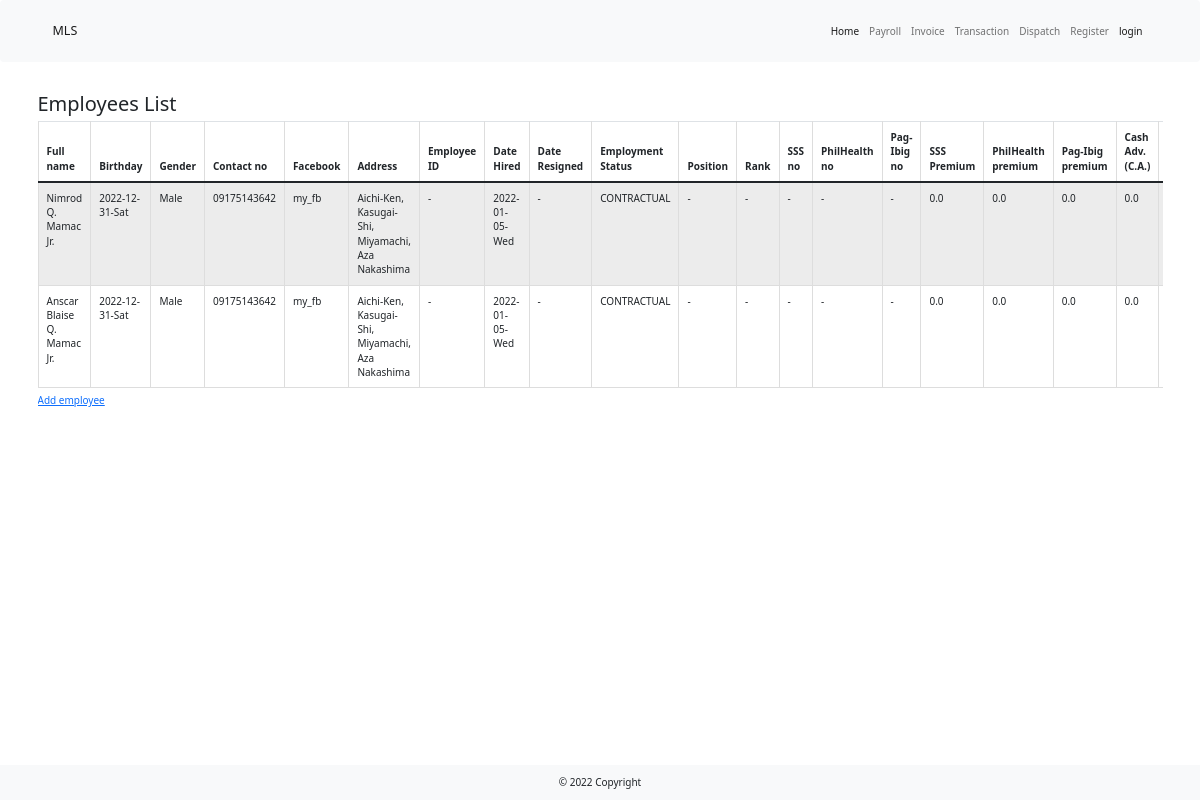
Screenshot of /employee_list with the database file from the repository.
### main.py (models this page shows)
class EmployeeProfileTable(UserMixin, db.Model):
    __tablename__ = "employee"
    id = db.Column(db.Integer, primary_key=True, unique=True)
    first_name = db.Column(db.String(100), nullable=False)
    middle_name = db.Column(db.String(100), nullable=False)
    last_name = db.Column(db.String(100), nullable=False)
    extn_name = db.Column(db.String(100), nullable=False)
    full_name = db.Column(db.String(100), nullable=False)
    birthday = db.Column(db.String(100), nullable=False)
    gender = db.Column(db.String(100), nullable=False)
    contact_no = db.Column(db.String(100), nullable=False)
    facebook = db.Column(db.String(100))
    address = db.Column(db.String(100))
    employee_id = db.Column(db.String(100))
    date_hired = db.Column(db.String(100))
    date_resigned = db.Column(db.String(100))
    employment_status = db.Column(db.String(100))
    position = db.Column(db.String(100))
    rank = db.Column(db.String(100))
    sss_no = db.Column(db.String(100))
    philhealth_no = db.Column(db.String(100))
    pag_ibig_no = db.Column(db.String(100))
    sss_prem = db.Column(db.Float(precision=2))
    philhealth_prem = db.Column(db.Float(precision=2))
    pag_ibig_prem = db.Column(db.Float(precision=2))
    cash_adv = db.Column(db.Float(precision=2))
    ca_date = db.Column(db.String(100))
    ca_deduction = db.Column(db.Float(precision=2))
    ca_remaining = db.Column(db.Float(precision=2))
    basic = db.Column(db.Float(precision=2))
    allowance1 = db.Column(db.Float(precision=2))
    allowance2 = db.Column(db.Float(precision=2))
    allowance3 = db.Column(db.Float(precision=2))
    encoded_on = db.Column(db.String(100))
    encoded_by = db.Column(db.String(100))

### main.py (the view)
@app.route("/employee_list", methods=["Get", "Post"])
def employees():
    with create_engine('sqlite:///lbc_dispatch.db').connect() as cnx:
        df = pd.read_sql_table(table_name="employee", con=cnx)
    return render_template("employees_data.html", df=df)

### templates/employees_data.html (shortened to what this page needs)
{% extends 'bootstrap/base.html' %}
{% import "bootstrap/wtf.html" as wtf %}
{% block content %}
    {% include '_header.html' %}
    <div class="container my-5">
        <h2>Employees List</h2>
        <div class="table-responsive">
            <table class="table table-striped table-hover table-bordered table-sm">
                <caption><a href="{{ url_for('employee_add')}}">Add employee</a> </caption>
                <thead>
                <tr>
                    <th scope="col">Full name</th>
                    <th scope="col">Birthday</th>
                    <th scope="col">Gender</th>
                      <th scope="col">Contact no</th>
                    <th scope="col">Facebook</th>
                    <th scope="col">Address</th>
                    <th scope="col">Employee ID</th>
                    <th scope="col">Date Hired</th>
                    <th scope="col">Date Resigned</th>
                    <th scope="col">Employment Status</th>
                    <th scope="col">Position</th>
                    <th scope="col">Rank</th>
                    <th scope="col">SSS no</th>
                    <th scope="col">PhilHealth no</th>
                    <th scope="col">Pag-Ibig no</th>
                    <th scope="col">SSS Premium</th>
                    <th scope="col">PhilHealth premium</th>
                    <th scope="col">Pag-Ibig premium</th>
                    <th scope="col">Cash Adv. (C.A.)</th>
                    <th scope="col">C.A. date</th>
                </tr>
                </thead>
                <tbody>
                {% for row in df.itertuples(): %}
                <tr>
                    <td>{{ row[6] }}</td>
                    <td>{{ row[7] }}</td>
                    <td>{{ row[8] }}</td>
                    <td>{{ row[9] }}</td>
                    <td>{{ row[10] }}</td>
                    <td>{{ row[11] }}</td>
                    <td>{{ row[12] }}</td>
                    <td>{{ row[13] }}</td>
                    <td>{{ row[14] }}</td>
                    <td>{{ row[15] }}</td>
                    <td>{{ row[16] }}</td>
                    <td>{{ row[17] }}</td>
                    <td>{{ row[18] }}</td>
                    <td>{{ row[19] }}</td>
                    <td>{{ row[20] }}</td>
                    <td>{{ row[21] }}</td>
                    <td>{{ row[22] }}</td>
                    <td>{{ row[23] }}</td>
                    <td>{{ row[24] }}</td>
                    <td>{{ row[25] }}</td>
                </tr>
                {% endfor %}
                </tbody>
            </table>
        </div>
    </div>
    {% include '_footer.html' %}
{% endblock  %}

### rows the page displays
EmployeeProfileTable: full_name "Nimrod Q. Mamac Jr.", birthday "2022-12-31-Sat", gender "Male", contact_no "09175143642", facebook "my_fb", address "Aichi-Ken, Kasugai-Shi, Miyamachi, Aza Nakashima", row "-", date_hired "2022-01-05-Wed", employment_status "CONTRACTUAL", rank "-", sss_no "-", philhealth_no "-", pag_ibig_no "-", philhealth_prem "0.0", pag_ibig_prem "0.0", cash_adv "0.0", row "0.0"
EmployeeProfileTable: full_name "Anscar Blaise Q. Mamac Jr.", birthday "2022-12-31-Sat", gender "Male", contact_no "09175143642", facebook "my_fb", address "Aichi-Ken, Kasugai-Shi, Miyamachi, Aza Nakashima", row "-", date_hired "2022-01-05-Wed", employment_status "CONTRACTUAL", rank "-", sss_no "-", philhealth_no "-", pag_ibig_no "-", philhealth_prem "0.0", pag_ibig_prem "0.0", cash_adv "0.0", row "0.0"
